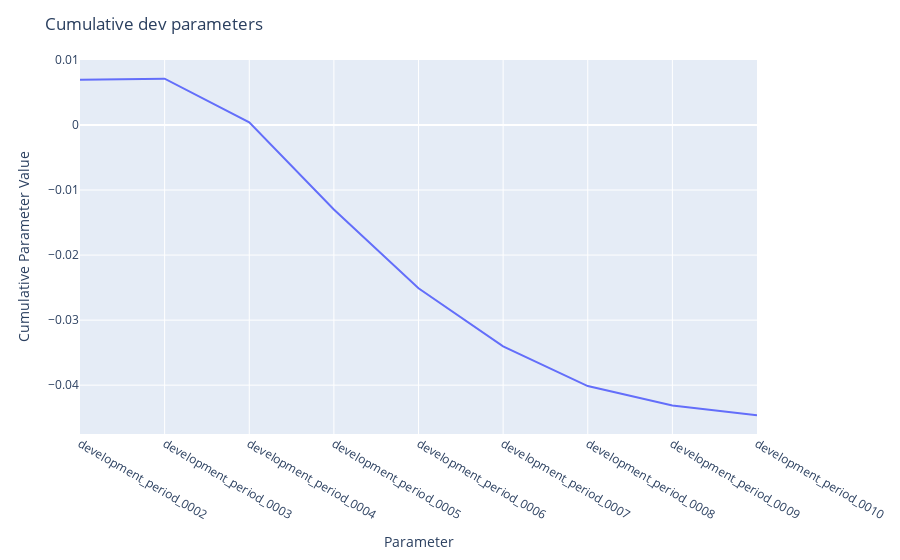

The notebook cell this image was saved under:
### Code cell
r.tweedie.PlotParameter('dev')

### Figure 1 — Plotly figure (JSON) as saved in the notebook; plotly's stock layout.template omitted (floating-point values rounded to 4 significant figures)
{"data": [{"customdata": [[0.006977], [0.0001422], [-0.006699], [-0.0134], [-0.01212], [-0.008936], [-0.006099], [-0.002997], [-0.001499]], "hovertemplate": "parameter=%{x}<br>cumsum=%{y}<br>value=%{customdata[0]}<extra></extra>", "legendgroup": "", "line": {"color": "#636efa", "dash": "solid"}, "marker": {"symbol": "circle"}, "mode": "lines", "name": "", "orientation": "v", "showlegend": false, "type": "scatter", "x": ["development_period_0002", "development_period_0003", "development_period_0004", "development_period_0005", "development_period_0006", "development_period_0007", "development_period_0008", "development_period_0009", "development_period_0010"], "xaxis": "x", "y": [0.006977, 0.007119, 0.0004204, -0.01298, -0.0251, -0.03404, -0.04014, -0.04313, -0.04463], "yaxis": "y"}], "layout": {"legend": {"tracegroupgap": 0}, "margin": {"t": 60}, "title": {"text": "Cumulative dev parameters"}, "xaxis": {"anchor": "y", "domain": [0, 1], "title": {"text": "Parameter"}}, "yaxis": {"anchor": "x", "domain": [0, 1], "title": {"text": "Cumulative Parameter Value"}}}}
